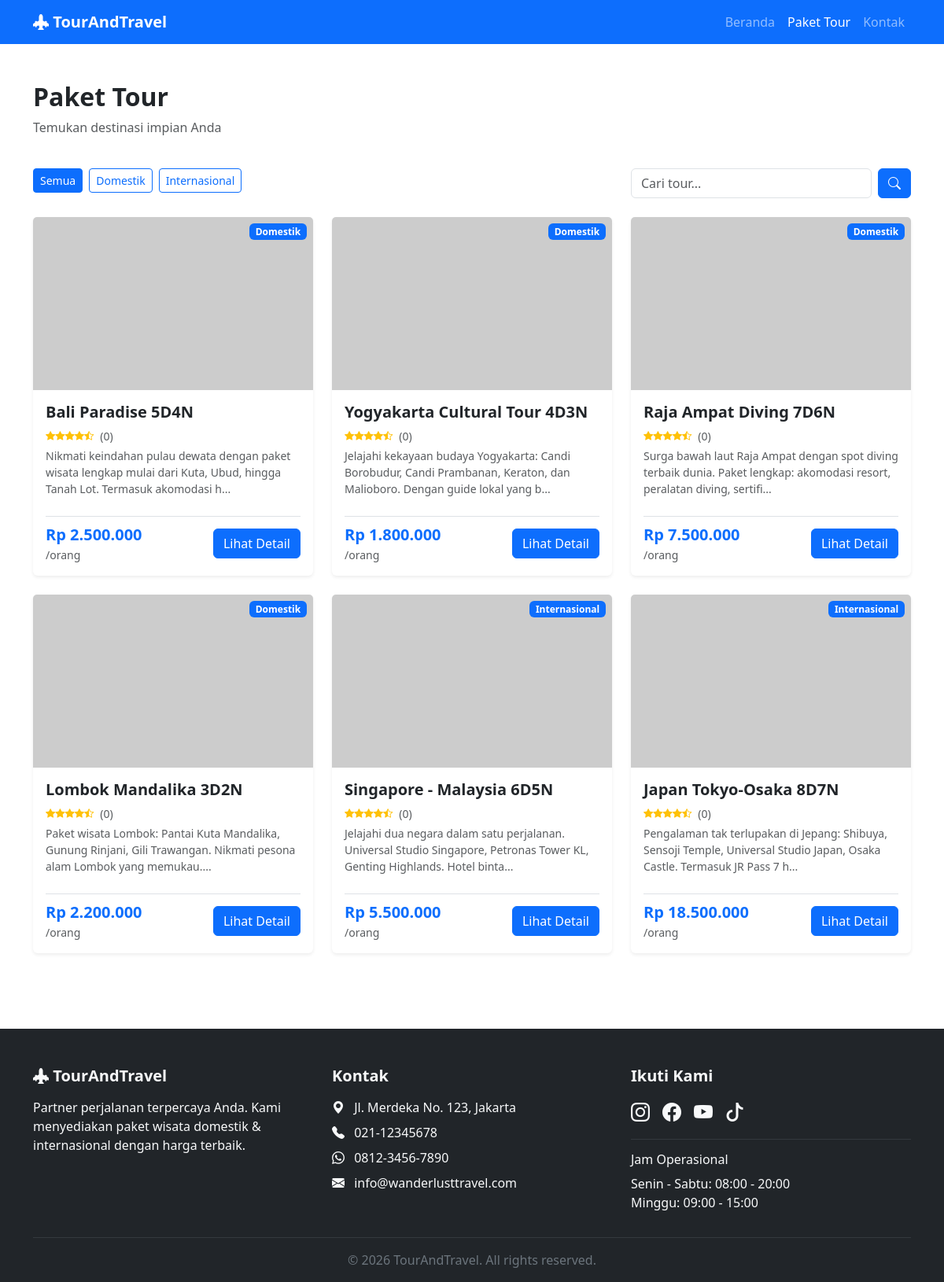
The app's page /tours.php with its own data.
### tables this page shows
CREATE TABLE IF NOT EXISTS tours (
    id INT AUTO_INCREMENT PRIMARY KEY,
    title VARCHAR(200) NOT NULL,
    slug VARCHAR(200) NOT NULL UNIQUE,
    category VARCHAR(100) NOT NULL,
    description TEXT,
    price DECIMAL(12,2) NOT NULL,
    original_price DECIMAL(12,2) DEFAULT NULL,
    max_participants INT NOT NULL DEFAULT 20,
    rating DECIMAL(2,1) DEFAULT 4.8,
    total_reviews INT DEFAULT 0,
    cover_image VARCHAR(255) DEFAULT NULL,
    wiki_image VARCHAR(255) DEFAULT NULL,
    is_active TINYINT(1) NOT NULL DEFAULT 1,
    created_at TIMESTAMP DEFAULT CURRENT_TIMESTAMP,
    updated_at TIMESTAMP DEFAULT CURRENT_TIMESTAMP ON UPDATE CURRENT_TIMESTAMP
);

### includes/db.php (called while the page is built, shortened)
<?php
class Database {
    private static $instance = null;
    private $conn;
    private function __construct() {
        try {
            $dsn = "mysql:host=" . DB_HOST . ";dbname=" . DB_NAME . ";charset=utf8mb4";
            $this->conn = new PDO($dsn, DB_USER, DB_PASS);
            $this->conn->setAttribute(PDO::ATTR_ERRMODE, PDO::ERRMODE_EXCEPTION);
            $this->conn->setAttribute(PDO::ATTR_DEFAULT_FETCH_MODE, PDO::FETCH_ASSOC);
            $this->conn->setAttribute(PDO::ATTR_EMULATE_PREPARES, false);
        } catch (PDOException $e) {
            die("Koneksi database gagal: " . $e->getMessage());
        }
    }
    public static function getInstance() {
        if (self::$instance === null) {
            self::$instance = new self();
        }
        return self::$instance;
    }
    public function getConnection() {
        return $this->conn;
    }
}
function db() {
    return Database::getInstance()->getConnection();
}
?>

### tours.php (the view, shortened to what this page needs)
<?php
require_once 'includes/db.php';
require_once 'includes/functions.php';
$category = $_GET['category'] ?? null;
$search = $_GET['search'] ?? null;
$tours = getTours($category, $search);
$categories = getCategories();
require_once 'includes/header.php';
?>
<section class="py-5">
    <div class="container">
        <div class="row mb-4">
            <div class="col">
                <h2 class="fw-bold">Paket Tour</h2>
                <p class="text-muted">Temukan destinasi impian Anda</p>
            </div>
        </div>
        <div class="row mb-4">
            <div class="col-md-8 mb-2 mb-md-0">
                <div class="d-flex flex-wrap gap-2">
                    <a href="tours.php" class="btn btn-sm <?= !$category ? 'btn-primary' : 'btn-outline-primary' ?>">Semua</a>
                    <?php foreach ($categories as $cat): ?>
                        <a href="tours.php?category=<?= e($cat) ?>" class="btn btn-sm <?= $category === $cat ? 'btn-primary' : 'btn-outline-primary' ?>"><?= e($cat) ?></a>
                    <?php endforeach; ?>
                </div>
            </div>
            <div class="col-md-4">
                <form method="GET" class="d-flex">
                    <input type="text" name="search" class="form-control me-2" placeholder="Cari tour..." value="<?= e($search ?? '') ?>">
                    <button class="btn btn-primary" type="submit"><i class="bi bi-search"></i></button>
                </form>
            </div>
        </div>
        <?php if (count($tours) > 0): ?>
        <div class="row g-4">
            <?php foreach ($tours as $tour): ?>
            <div class="col-md-6 col-lg-4">
                <div class="card tour-card h-100 shadow-sm border-0">
                    <div class="position-relative overflow-hidden" style="height: 220px;">
                        <img src="<?= getTourImage($tour, 'medium') ?>" onerror="this.src='<?= getTourImageFallback($tour, 'medium') ?>'" class="card-img-top h-100 w-100" style="object-fit: cover;" alt="<?= e($tour['title']) ?>">
                        <span class="badge bg-primary position-absolute top-0 end-0 m-2"><?= e($tour['category']) ?></span>
                    </div>
                    <div class="card-body d-flex flex-column">
                        <h5 class="card-title fw-semibold"><?= e($tour['title']) ?></h5>
                        <div class="d-flex align-items-center gap-2 small mb-1">
                            <?= renderStars($tour['rating']) ?>
                            <span class="text-muted">(<?= $tour['total_reviews'] ?>)</span>
                        </div>
                        <p class="card-text small text-muted flex-grow-1"><?= substr(e($tour['description']), 0, 120) ?>...</p>
                        <div class="d-flex justify-content-between align-items-center mt-2 pt-2 border-top">
                            <div>
                                <span class="fw-bold text-primary fs-5"><?= formatRupiah($tour['price']) ?></span>
                                <span class="d-block small text-muted">/orang</span>
                            </div>
                            <a href="tour-detail.php?slug=<?= e($tour['slug']) ?>" class="btn btn-primary">Lihat Detail</a>
                        </div>
                    </div>
                </div>
            </div>
            <?php endforeach; ?>
        </div>
        <?php endif; ?>
    </div>
</section>
<?php require_once 'includes/footer.php'; ?>

### includes/header.php (shortened to what this page needs)
<!DOCTYPE html>
<html lang="id">
<head>
    <link href="https://cdn.jsdelivr.net/npm/bootstrap@5.3.3/dist/css/bootstrap.min.css" rel="stylesheet">
    <link rel="stylesheet" href="https://cdn.jsdelivr.net/npm/bootstrap-icons@1.11.3/font/bootstrap-icons.min.css">
    <link rel="stylesheet" href="<?= BASE_URL ?>/assets/css/style.css">
</head>
<body>
<nav class="navbar navbar-expand-lg navbar-dark bg-primary sticky-top">
    <div class="container">
        <a class="navbar-brand fw-bold" href="<?= BASE_URL ?>/">
            <i class="bi bi-airplane-engines-fill"></i> <?= SITE_NAME ?>
        </a>
        <div class="collapse navbar-collapse" id="navbarNav">
            <ul class="navbar-nav ms-auto">
                <li class="nav-item">
                    <a class="nav-link <?= basename($_SERVER['PHP_SELF']) === 'index.php' ? 'active' : '' ?>" href="<?= BASE_URL ?>/">Beranda</a>
                </li>
                <li class="nav-item">
                    <a class="nav-link <?= basename($_SERVER['PHP_SELF']) === 'tours.php' ? 'active' : '' ?>" href="<?= BASE_URL ?>/tours.php">Paket Tour</a>
                </li>
                <li class="nav-item">
                    <a class="nav-link" href="#kontak">Kontak</a>
                </li>
            </ul>
        </div>
    </div>
</nav>

### includes/functions.php (shortened to what this page needs)
<?php
function formatRupiah($angka) {
    return 'Rp ' . number_format($angka, 0, ',', '.');
}
function e($string) {
    return htmlspecialchars($string, ENT_QUOTES, 'UTF-8');
}
function getTours($category = null, $search = null) {
    $sql = "SELECT * FROM tours WHERE is_active = 1";
    $params = [];
    $sql .= " ORDER BY created_at DESC";
    $stmt = db()->prepare($sql);
    $stmt->execute($params);
    return $stmt->fetchAll();
}
function getCategories() {
    $stmt = db()->query("SELECT DISTINCT category FROM tours WHERE is_active = 1 ORDER BY category ASC");
    return $stmt->fetchAll(PDO::FETCH_COLUMN);
}
function getTourImage($tour, $size = 'medium') {
    $dimensions = [
        'small'  => '320/240',
        'medium' => '640/480',
        'large'  => '1200/800',
    ];
    $dim = $dimensions[$size] ?? '640/480';
    $pool = ['travel', 'beach', 'mountain', 'ocean', 'city', 'nature', 'landscape', 'sea'];
    $idx = abs(crc32($tour['id'] ?? $tour['title'])) % count($pool);
    $keyword = $pool[$idx];
    return "https://loremflickr.com/{$dim}/{$keyword}?lock=" . $idx;
}
function getTourImageFallback($tour, $size = 'medium') {
    $dimensions = [
        'small'  => '320/240',
        'medium' => '640/480',
        'large'  => '1200/800',
    ];
    $dim = $dimensions[$size] ?? '640/480';
    $seed = strtolower(str_replace([' '], '-', $tour['title']));
    return "https://picsum.photos/seed/{$seed}/{$dim}";
}
function renderStars($rating) {
    $full = floor($rating);
    $half = ($rating - $full) >= 0.5;
    $html = '<span class="text-warning small">';
    for ($i = 0; $i < 5; $i++) {
        if ($i < $full) {
            $html .= '<i class="bi bi-star-fill"></i>';
        } elseif ($i == $full && $half) {
            $html .= '<i class="bi bi-star-half"></i>';
        } else {
            $html .= '<i class="bi bi-star"></i>';
        }
    }
    $html .= '</span>';
    return $html;
}
?>

### includes/footer.php (shortened to what this page needs)
<footer id="kontak" class="bg-dark text-light pt-5 pb-3 mt-5">
    <div class="container">
        <div class="row g-4">
            <div class="col-md-4">
                <h5 class="fw-bold mb-3"><i class="bi bi-airplane-engines-fill"></i> <?= SITE_NAME ?></h5>
                <p>Partner perjalanan terpercaya Anda. Kami menyediakan paket wisata domestik & internasional dengan harga terbaik.</p>
            </div>
            <div class="col-md-4">
                <h5 class="fw-bold mb-3">Kontak</h5>
                <ul class="list-unstyled">
                    <li class="mb-2"><i class="bi bi-geo-alt-fill me-2"></i> Jl. Merdeka No. 123, Jakarta</li>
                    <li class="mb-2"><i class="bi bi-telephone-fill me-2"></i> 021-12345678</li>
                    <li class="mb-2"><i class="bi bi-whatsapp me-2"></i> 0812-3456-7890</li>
                    <li class="mb-2"><i class="bi bi-envelope-fill me-2"></i> info@wanderlusttravel.com</li>
                </ul>
            </div>
            <div class="col-md-4">
                <h5 class="fw-bold mb-3">Ikuti Kami</h5>
                <div class="d-flex gap-3">
                    <a href="#" class="text-light fs-4"><i class="bi bi-instagram"></i></a>
                    <a href="#" class="text-light fs-4"><i class="bi bi-facebook"></i></a>
                    <a href="#" class="text-light fs-4"><i class="bi bi-youtube"></i></a>
                    <a href="#" class="text-light fs-4"><i class="bi bi-tiktok"></i></a>
                </div>
                <hr class="my-3 border-secondary">
                <h6>Jam Operasional</h6>
                <p class="mb-0">Senin - Sabtu: 08:00 - 20:00</p>
                <p>Minggu: 09:00 - 15:00</p>
            </div>
        </div>
        <hr class="border-secondary my-3">
        <p class="text-center text-secondary mb-0">&copy; <?= date('Y') ?> <?= SITE_NAME ?>. All rights reserved.</p>
    </div>
</footer>
</body>
</html>

### assets/css/style.css (style rules this page uses)
:root { --primary: #0d6efd; --primary-dark: #0b5ed7; }

### records on screen
tours: category "Domestik", title "Bali Paradise 5D4N", total_reviews "0", description "Nikmati keindahan pulau dewata dengan paket wisata lengkap mulai dari Kuta, Ubud, hingga Tanah Lot. Termasuk akomodasi h", price "Rp 2.500.000"
tours: category "Domestik", title "Yogyakarta Cultural Tour 4D3N", total_reviews "0", description "Jelajahi kekayaan budaya Yogyakarta: Candi Borobudur, Candi Prambanan, Keraton, dan Malioboro. Dengan guide lokal yang b", price "Rp 1.800.000"
tours: category "Domestik", title "Raja Ampat Diving 7D6N", total_reviews "0", description "Surga bawah laut Raja Ampat dengan spot diving terbaik dunia. Paket lengkap: akomodasi resort, peralatan diving, sertifi", price "Rp 7.500.000"
tours: category "Domestik", title "Lombok Mandalika 3D2N", total_reviews "0", description "Paket wisata Lombok: Pantai Kuta Mandalika, Gunung Rinjani, Gili Trawangan. Nikmati pesona alam Lombok yang memukau.", price "Rp 2.200.000"
tours: category "Internasional", title "Singapore - Malaysia 6D5N", total_reviews "0", description "Jelajahi dua negara dalam satu perjalanan. Universal Studio Singapore, Petronas Tower KL, Genting Highlands. Hotel binta", price "Rp 5.500.000"
tours: category "Internasional", title "Japan Tokyo-Osaka 8D7N", total_reviews "0", description "Pengalaman tak terlupakan di Jepang: Shibuya, Sensoji Temple, Universal Studio Japan, Osaka Castle. Termasuk JR Pass 7 h", price "Rp 18.500.000"

### other values on screen
SITE_NAME "TourAndTravel"
$cat "Domestik"
$cat "Internasional"
